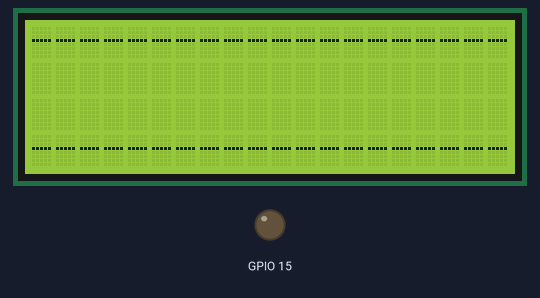
A sketch run on a simulated ESP8266 (NodeMCU). Shown: 20×4 character LCD, output pins drawn as LEDs (lit = HIGH). Dashed ring = blinking. WiFi joins after 1.5 s; servers stay silent unless stated; what the sketch prints to the serial monitor is not drawn.

Above: at 0.2 s.
At 2.0 s:
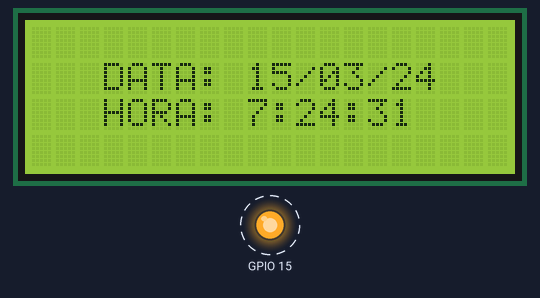
At 20.0 s:
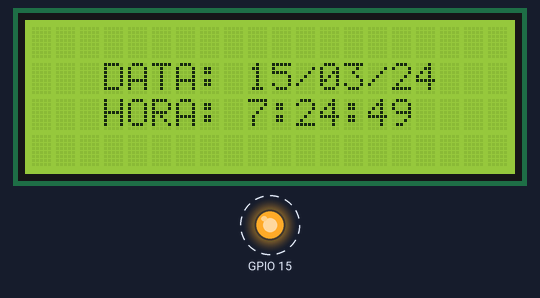
At 39.0 s:
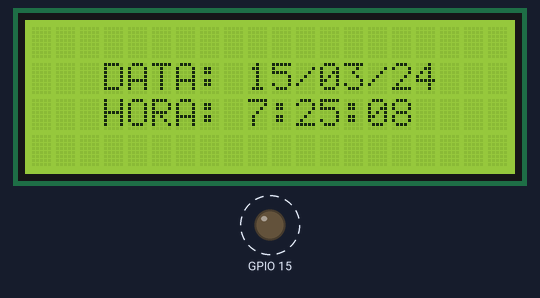
Timing chart, 0 to 40.0 s (numbered marks = the images above):
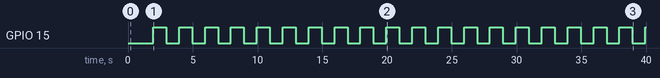

Measured:
- by itself, GPIO 15: alternates HIGH for 1.0 s and LOW for 1.0 s
- what the display in image 2 shows lasts 1.0 s, from 20.0 s to 21.0 s

The sketch:

20X4_NTP_8266.ino
```cpp
#include <TimeLib.h>
#include <ESP8266WiFi.h>
#include <WiFiUdp.h>


#include <LiquidCrystal_I2C.h>      //0X27 BIG NUMBER   20X4
LiquidCrystal_I2C lcd(0x3F,20,4);   //0x3F AZUL PEQUENO 20X4


const char ssid[] = "FINADO ZE LINGUINHA"; // your network SSID (name)
const char pass[] = "CB4001982";           // your network password

// NTP Servers:
IPAddress timeServer(132, 163, 4, 101);    // time-a.timefreq.bldrdoc.gov
// IPAddress timeServer(132, 163, 4, 102); // time-b.timefreq.bldrdoc.gov
// IPAddress timeServer(132, 163, 4, 103); // time-c.timefreq.bldrdoc.gov

const int timeZone = -3;    // Brasil -2 com horario verao
//const int timeZone = 1;   // Central European Time
//const int timeZone = -5;  // Eastern Standard Time (USA)
//const int timeZone = -4;  // Eastern Daylight Time (USA)
//const int timeZone = -8;  // Pacific Standard Time (USA)
//const int timeZone = -7;  // Pacific Daylight Time (USA)


WiFiUDP Udp;
unsigned int localPort = 8888;  // local port to listen for UDP packets

boolean toggle = false;

void setup()
{
  pinMode(15, OUTPUT);

  lcd.init();
  lcd.backlight();

  lcd.setCursor(0,0);
  lcd.print("--------------------");
  lcd.setCursor(0,3);
  lcd.print("--------------------");

  Serial.begin(9600);
  while (!Serial) ; // Needed for Leonardo only
  delay(250);
  Serial.println("TimeNTP Example");
  Serial.print("Connecting to ");
  Serial.println(ssid);
  WiFi.begin(ssid, pass);

  while (WiFi.status() != WL_CONNECTED) {
    delay(500);
    Serial.print(".");
  }


  Serial.print("IP number assigned by DHCP is ");
  Serial.println(WiFi.localIP());
  Serial.println("Starting UDP");
  Udp.begin(localPort);
  Serial.print("Local port: ");
  Serial.println(Udp.localPort());
  Serial.println("waiting for sync");
  setSyncProvider(getNtpTime);
}

time_t prevDisplay = 0; // when the digital clock was displayed

void loop()
{
  if (timeStatus() != timeNotSet) {
    if (now() != prevDisplay) { //update the display only if time has changed
      prevDisplay = now();
      digitalClockDisplay();
    }
  }
}

void digitalClockDisplay(){

  Serial.print(hour());
  printDigits(minute());
  printDigits(second());

  Serial.print(" ");

  Serial.print(day());
  Serial.print("/");
  Serial.print(month());
  Serial.print("/");

  Serial.print(year());
  Serial.println();


  lcd.setCursor(9,2);

  //----------------------
  lcd.print(hour());
  lcd.print(":");

  if (minute()<10)
    lcd.print('0');

  lcd.print(minute());
  lcd.print(":");

  if (second()<10)
    lcd.print('0');

  lcd.print(second());
  //----------------------

  lcd.setCursor(9,1);

  if (day()<10)
    lcd.print('0');

  lcd.print(day());
  lcd.print("/");

  if (month()<10)
    lcd.print('0');

  lcd.print(month());
  lcd.print("/");

  lcd.print(year()-2000);

  toggle = !toggle;
  digitalWrite(15,toggle);

}


void printDigits(int digits)
{
  // utility for digital clock display: prints preceding colon and leading 0
  Serial.print(":");
  if(digits < 10)
    Serial.print('0');
  Serial.print(digits);
}

/*-------- NTP code ----------*/

const int NTP_PACKET_SIZE = 48;     // NTP time is in the first 48 bytes of message
byte packetBuffer[NTP_PACKET_SIZE]; // buffer to hold incoming & outgoing packets

time_t getNtpTime()
{

  lcd.clear();

  lcd.setCursor(3,1);
  lcd.print("DATA: ");
  lcd.setCursor(3,2);
  lcd.print("HORA: ");

  delay(3);

  while (Udp.parsePacket() > 0);    // discard any previously received packets
  Serial.println("Transmit NTP Request");
  sendNTPpacket(timeServer);
  uint32_t beginWait = millis();
  while (millis() - beginWait < 1500) {
    int size = Udp.parsePacket();
    if (size >= NTP_PACKET_SIZE) {
      Serial.println("Receive NTP Response");
      Udp.read(packetBuffer, NTP_PACKET_SIZE);  // read packet into the buffer
      unsigned long secsSince1900;
      // convert four bytes starting at location 40 to a long integer
      secsSince1900 =  (unsigned long)packetBuffer[40] << 24;
      secsSince1900 |= (unsigned long)packetBuffer[41] << 16;
      secsSince1900 |= (unsigned long)packetBuffer[42] << 8;
      secsSince1900 |= (unsigned long)packetBuffer[43];
      return secsSince1900 - 2208988800UL + timeZone * SECS_PER_HOUR;
    }
  }
  Serial.println("No NTP Response :-(");

  lcd.clear();

  lcd.setCursor(3,1);
  lcd.print(" FALHA 'NTP'");
  lcd.setCursor(3,2);
  lcd.print(" RESET AGORA");

  digitalWrite(15,HIGH);

  return 0; // return 0 if unable to get the time
}

// send an NTP request to the time server at the given address
void sendNTPpacket(IPAddress &address)
{
  // set all bytes in the buffer to 0
  memset(packetBuffer, 0, NTP_PACKET_SIZE);
  // Initialize values needed to form NTP request
  // (see URL above for details on the packets)
  packetBuffer[0] = 0b11100011;   // LI, Version, Mode
  packetBuffer[1] = 0;     // Stratum, or type of clock
  packetBuffer[2] = 6;     // Polling Interval
  packetBuffer[3] = 0xEC;  // Peer Clock Precision
  // 8 bytes of zero for Root Delay & Root Dispersion
  packetBuffer[12]  = 49;
  packetBuffer[13]  = 0x4E;
  packetBuffer[14]  = 49;
  packetBuffer[15]  = 52;
  // all NTP fields have been given values, now
  // you can send a packet requesting a timestamp:
  //Udp.beginPacket(address, 123); //NTP requests are to port 123
  Udp.beginPacket("pool.ntp.br", 123); //NTP requests are to port 123
  Udp.write(packetBuffer, NTP_PACKET_SIZE);
  Udp.endPacket();
}
```
